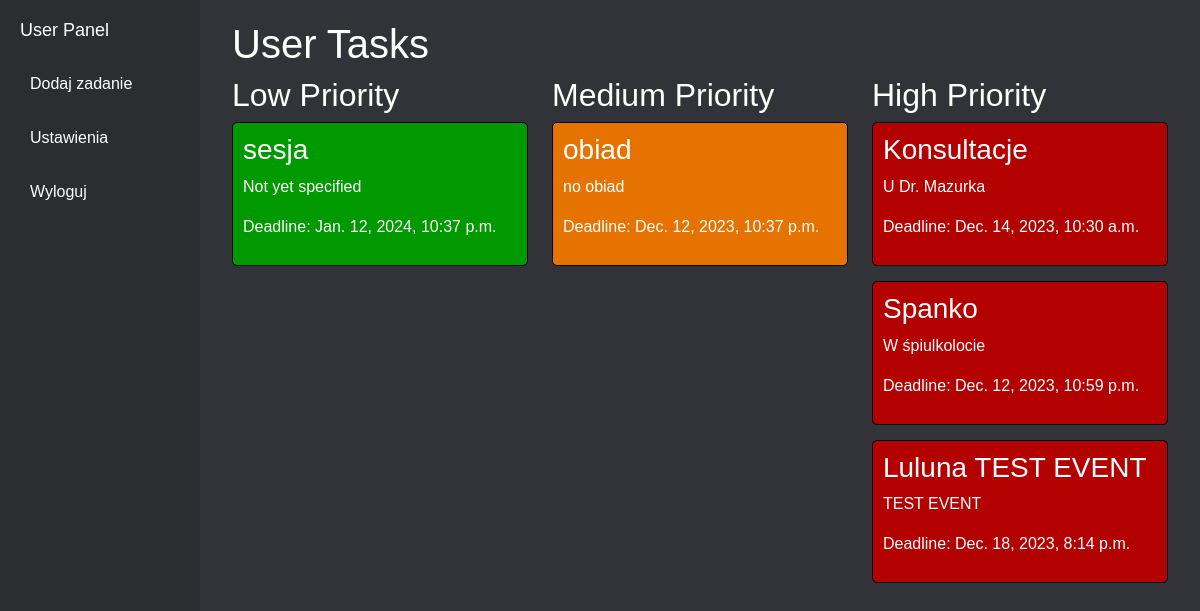
The app's page /test_events (signed in), older data.
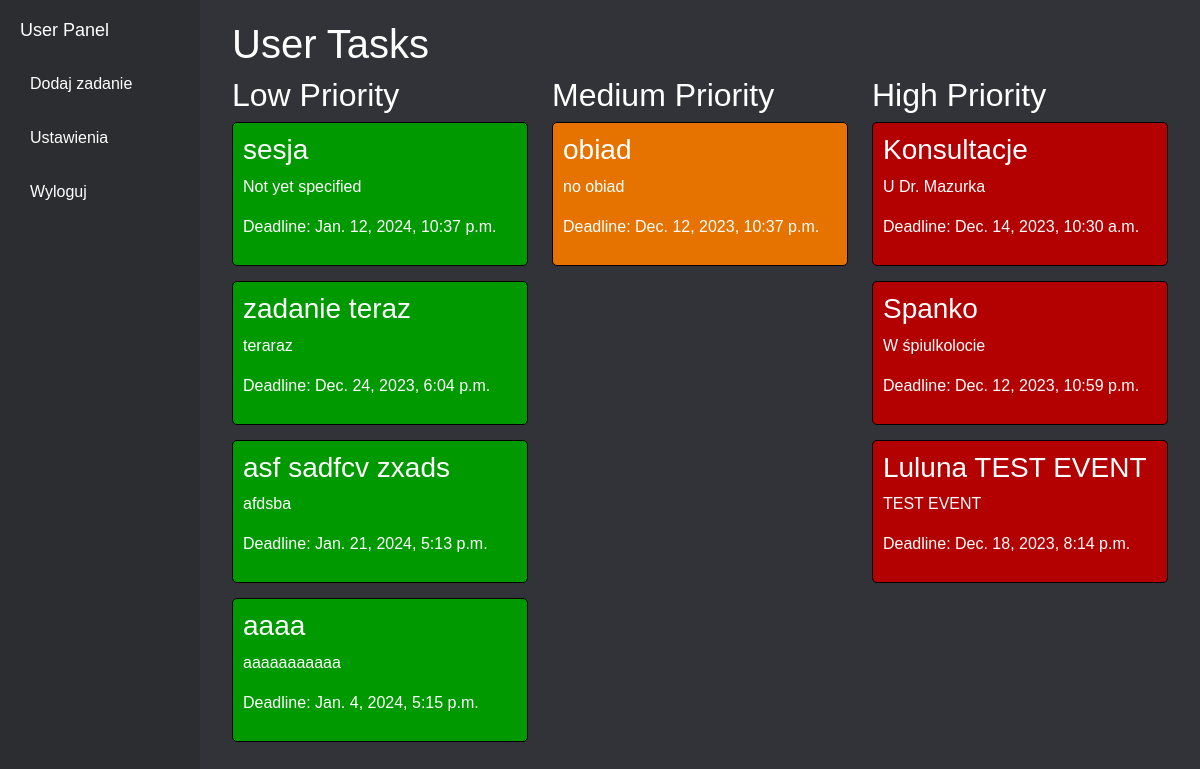
The same page, newer data.
### myapp/models.py (models this page shows, shortened)
class Event(models.Model):
    priority_choices = [
        ('low', 'Low'),
        ('medium', 'Medium'),
        ('high', 'High'),
    ]
    user = models.ForeignKey(User, on_delete=models.CASCADE)
    name = models.CharField(max_length=100, default="NONE")
    details = models.CharField(max_length=500, default="Not yet specified")
    deadline = models.DateTimeField(default=timezone.now)
    priority = models.CharField(max_length=10, choices=priority_choices, default='medium')

### myapp/views.py (the view)
# urls.py: path('test_events', views.test_events, name='test_events'),
def test_events(request):
    if request.user.is_authenticated:
        low_priority_events = Event.objects.filter(user=request.user, priority='low')
        medium_priority_events = Event.objects.filter(user=request.user, priority='medium')
        high_priority_events = Event.objects.filter(user=request.user, priority='high')
        return render(request, 'test_events.html', {
            'low_priority_events': low_priority_events,
            'medium_priority_events': medium_priority_events,
            'high_priority_events': high_priority_events,
            'username': request.user.username
        })
    else:
        return render(request, 'register.html')

### templates/test_events.html (shortened to what this page needs)
<!DOCTYPE html>
{% load static %}
<html lang="en">
<head>
    <link rel="stylesheet" href="https://cdn.jsdelivr.net/npm/bootstrap@5.3.0/dist/css/bootstrap.min.css">
    <link rel="stylesheet" href="{% static 'styles.css' %}">
</head>
<body>
<div class="container-fluid">
    <div class="row">
        <nav class="col-md-2 d-none d-md-block bg-light sidebar">
            <div class="sidebar-sticky">
                <h4 class="sidebar-header">User Panel</h4>
                <div class="sidebar-buttons">
                    <button class="btn btn-light" onclick="location.href='{% url 'add_event' %}'">Dodaj zadanie</button>
                    <button class="btn btn-light" onclick="location.href='{% url 'account_settings' %}'">Ustawienia</button>
                    <button class="btn btn-light" onclick="location.href='{% url 'logout' %}'">Wyloguj</button>                </div>
            </div>
        </nav>
        <main class="col-md-10">
            <div class="container">
                <h1>User Tasks</h1>
                <div class="row">
                    <div class="col">
                        <div class="task-section">
                            <div class="row">
                                <div class="col-md-4">
                                    <div class="priority-block" id="low-priority">
                                        <h2>Low Priority</h2>
                                        {% for event in low_priority_events %}
                                            <div class="task low">
                                                <h3>{{ event.name }}</h3>
                                                <p>{{ event.details }}</p>
                                                <p>Deadline: {{ event.deadline }}</p>
                                            </div>
                                        {% endfor %}
                                    </div>
                                </div>
                                <div class="col-md-4">
                                    <div class="priority-block" id="medium-priority">
                                        <h2>Medium Priority</h2>
                                        {% for event in medium_priority_events %}
                                            <div class="task medium">
                                                <h3>{{ event.name }}</h3>
                                                <p>{{ event.details }}</p>
                                                <p>Deadline: {{ event.deadline }}</p>
                                            </div>
                                        {% endfor %}
                                    </div>
                                </div>
                                <div class="col-md-4">
                                    <div class="priority-block" id="high-priority">
                                        <h2>High Priority</h2>
                                        {% for event in high_priority_events %}
                                            <div class="task high">
                                                <h3>{{ event.name }}</h3>
                                                <p>{{ event.details }}</p>
                                                <p>Deadline: {{ event.deadline }}</p>
                                            </div>
                                        {% endfor %}
                                    </div>
                                </div>
                            </div>
                        </div>
                    </div>
                </div>
            </div>
        </main>
    </div>
</div>
</body>
</html>

Row changes from the older to the newer data that the page shows:
added Event: name "zadanie teraz", details "teraraz", deadline "Dec. 24, 2023, 6:04 p.m.", shown under "Low Priority"
added Event: name "asf sadfcv zxads", details "afdsba", deadline "Jan. 21, 2024, 5:13 p.m.", shown under "Low Priority"
added Event: name "aaaa", details "aaaaaaaaaaa", deadline "Jan. 4, 2024, 5:15 p.m.", shown under "Low Priority"
